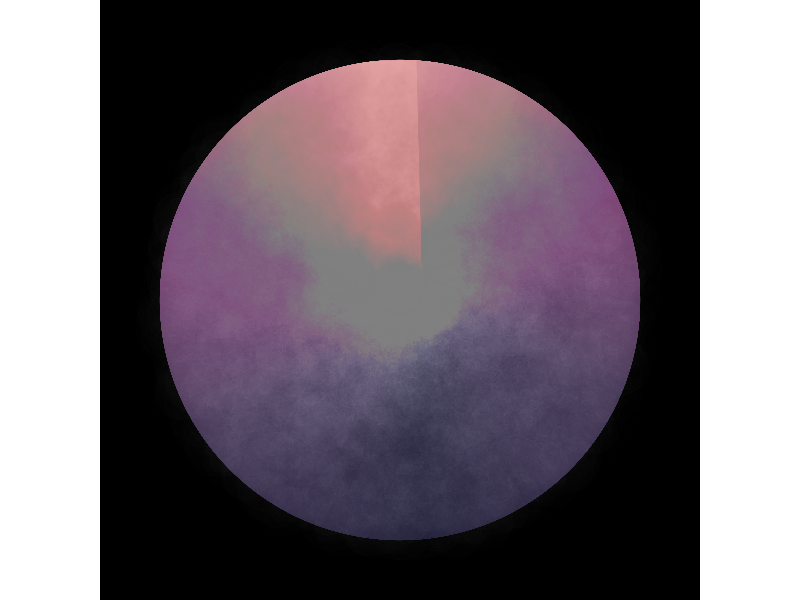

Write the R code that produced this figure.
#====== Day 20 of 25 Days of Rtistry - Texture======#

# Library Load-In====
library(tidyverse)

# Setting the points and colors of the "planet"====
background <- tibble(x = seq(0,10,length.out = 10000),
                     xend = x,
                     y = 0,
                     yend = 10,
                     color = colorRampPalette(c("#E9A6A6", "#864879", "#3F3351", "#1F1D36","#3F3351","#864879","#E9A6A6"))(10000))

# Adding the "texture" data points====
circles <- tibble(crossing(x = seq(0,10, length.out = 100),
                           y = seq(0,10, length.out = 100)))

# Final Image====
background %>%
  ggplot(aes(x=x, y=y, xend = xend, yend = yend))+
  theme_void()+
  geom_segment(color = background$color,
               size = 15)+
  geom_point(data = circles, aes(x,y),
             shape = 21, 
             size = sample(1:20, nrow(circles), replace = TRUE),
             alpha = 0.005,
             fill = sample(c("#ffffff","#1F1D36"),10000, replace = TRUE),
             color = "#ffffff",
             position = "jitter",
             inherit.aes = FALSE)+
  theme(plot.background = element_rect(fill = "#000000"))+
  coord_polar()